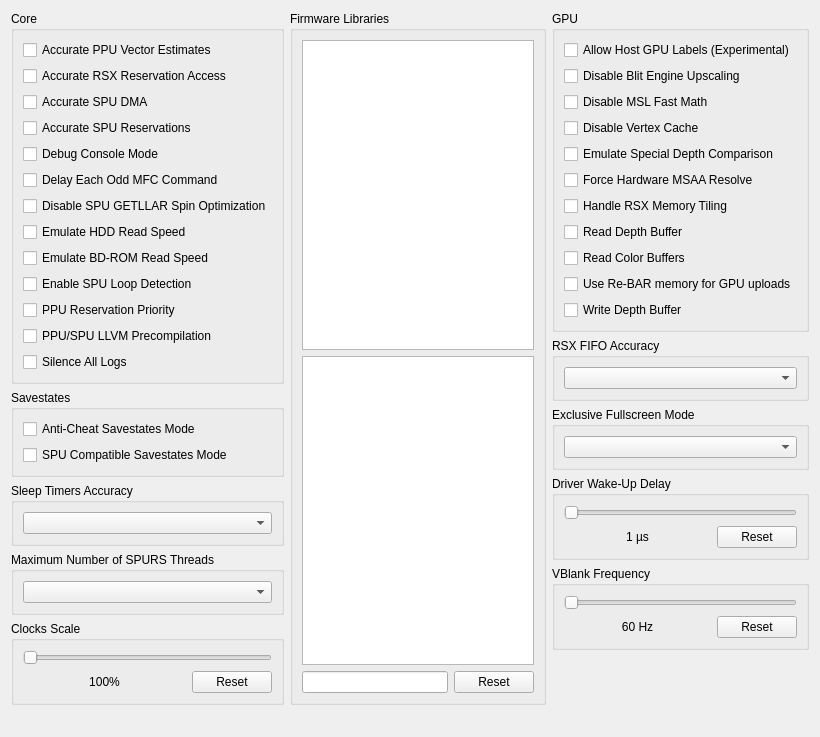
         <widget class="QWidget" name="advancedTabScrollContents">
          <property name="geometry">
           <rect>
            <x>0</x>
            <y>0</y>
            <width>820</width>
            <height>737</height>
           </rect>
          </property>
          <layout class="QVBoxLayout" name="advancedTabScrollContentsLayout">
           <item>
            <layout class="QHBoxLayout" name="advancedTabLayout" stretch="1,1,1">
             <item>
              <layout class="QVBoxLayout" name="advancedTabLayoutLeft">
               <item>
                <widget class="QGroupBox" name="gb_advanced_core">
                 <property name="sizePolicy">
                  <sizepolicy hsizetype="Preferred" vsizetype="Minimum">
                   <horstretch>0</horstretch>
                   <verstretch>0</verstretch>
                  </sizepolicy>
                 </property>
                 <property name="title">
                  <string>Core</string>
                 </property>
                 <layout class="QVBoxLayout" name="gb_advanced_core_layout">
                  <item>
                   <widget class="QCheckBox" name="accuratePPUVEST">
                    <property name="text">
                     <string>Accurate PPU Vector Estimates</string>
                    </property>
                   </widget>
                  </item>
                  <item>
                   <widget class="QCheckBox" name="accurateRSXAccess">
                    <property name="text">
                     <string>Accurate RSX Reservation Access</string>
                    </property>
                   </widget>
                  </item>
                  <item>
                   <widget class="QCheckBox" name="accurateSpuDMA">
                    <property name="text">
                     <string>Accurate SPU DMA</string>
                    </property>
                   </widget>
                  </item>
                  <item>
                   <widget class="QCheckBox" name="accurateSpuReservations">
                    <property name="text">
                     <string>Accurate SPU Reservations</string>
                    </property>
                   </widget>
                  </item>
                  <item>
                   <widget class="QCheckBox" name="debugConsoleMode">
                    <property name="text">
                     <string>Debug Console Mode</string>
                    </property>
                   </widget>
                  </item>
                  <item>
                   <widget class="QCheckBox" name="mfcDelayCommand">
                    <property name="text">
                     <string>Delay Each Odd MFC Command</string>
                    </property>
                   </widget>
                  </item>
                  <item>
                   <widget class="QCheckBox" name="disableSpinOptimization">
                    <property name="text">
                     <string>Disable SPU GETLLAR Spin Optimization</string>
                    </property>
                   </widget>
                  </item>
                  <item>
                   <widget class="QCheckBox" name="emulateHddSpeed">
                    <property name="text">
                     <string>Emulate HDD Read Speed</string>
                    </property>
                   </widget>
                  </item>
                  <item>
                   <widget class="QCheckBox" name="emulateBdvdSpeed">
                    <property name="text">
                     <string>Emulate BD-ROM Read Speed</string>
                    </property>
                   </widget>
                  </item>
                  <item>
                   <widget class="QCheckBox" name="spuLoopDetection">
                    <property name="text">
                     <string>Enable SPU Loop Detection</string>
                    </property>
                   </widget>
                  </item>
                  <item>
                   <widget class="QCheckBox" name="ppuReservationPrority">
                    <property name="text">
                     <string>PPU Reservation Priority</string>
                    </property>
                   </widget>
                  </item>
                  <item>
                   <widget class="QCheckBox" name="llvmPrecompilation">
                    <property name="text">
                     <string>PPU/SPU LLVM Precompilation</string>
                    </property>
                   </widget>
                  </item>
                  <item>
                   <widget class="QCheckBox" name="silenceAllLogs">
                    <property name="text">
                     <string>Silence All Logs</string>
                    </property>
                   </widget>
                  </item>
                 </layout>
                </widget>
               </item>
              <item>
                <widget class="QGroupBox" name="gb_advanced_savestates">
                 <property name="sizePolicy">
                  <sizepolicy hsizetype="Preferred" vsizetype="Minimum">
                   <horstretch>0</horstretch>
                   <verstretch>0</verstretch>
                  </sizepolicy>
                 </property>
                 <property name="title">
                  <string>Savestates</string>
                 </property>
                 <layout class="QVBoxLayout" name="gb_advanced_savestates_layout">
                  <item>
                   <widget class="QCheckBox" name="antiCheatSavestates">
                    <property name="text">
                     <string>Anti-Cheat Savestates Mode</string>
                    </property>
                   </widget>
                  </item>
                  <item>
                   <widget class="QCheckBox" name="compatibleSavestates">
                    <property name="text">
                     <string>SPU Compatible Savestates Mode</string>
                    </property>
                   </widget>
                  </item>
                 </layout>
                </widget>
               </item>
               <item>
                <widget class="QGroupBox" name="gb_sleep_timers_accuracy">
                 <property name="sizePolicy">
                  <sizepolicy hsizetype="Preferred" vsizetype="Minimum">
                   <horstretch>0</horstretch>
                   <verstretch>0</verstretch>
                  </sizepolicy>
                 </property>
                 <property name="title">
                  <string>Sleep Timers Accuracy</string>
                 </property>
                 <layout class="QVBoxLayout" name="gb_sleep_timers_accuracy_layout">
                  <item>
                   <widget class="QComboBox" name="sleepTimersAccuracy"/>
                  </item>
                 </layout>
                </widget>
               </item>
               <item>
                <widget class="QGroupBox" name="gb_max_spurs_threads">
                 <property name="sizePolicy">
                  <sizepolicy hsizetype="Preferred" vsizetype="Minimum">
                   <horstretch>0</horstretch>
                   <verstretch>0</verstretch>
                  </sizepolicy>
                 </property>
                 <property name="title">
                  <string>Maximum Number of SPURS Threads</string>
                 </property>
                 <layout class="QVBoxLayout" name="gb_max_spurs_threads_layout">
                  <item>
                   <widget class="QComboBox" name="maxSPURSThreads"/>
                  </item>
                 </layout>
                </widget>
               </item>
               <item>
                <widget class="QGroupBox" name="gb_clockScale">
                 <property name="sizePolicy">
                  <sizepolicy hsizetype="Preferred" vsizetype="Minimum">
                   <horstretch>0</horstretch>
                   <verstretch>0</verstretch>
                  </sizepolicy>
                 </property>
                 <property name="title">
                  <string>Clocks Scale</string>
                 </property>
                 <layout class="QVBoxLayout" name="gb_clockScale_layout">
                  <item>
                   <widget class="QSlider" name="clockScale">
                    <property name="orientation">
                     <enum>Qt::Orientation::Horizontal</enum>
                    </property>
                   </widget>
                  </item>
                  <item>
                   <layout class="QHBoxLayout" name="clockScaleLayout" stretch="1,0">
                    <item>
                     <widget class="QLabel" name="clockScaleText">
                      <property name="text">
                       <string>100%</string>
                      </property>
                      <property name="alignment">
                       <set>Qt::AlignmentFlag::AlignCenter</set>
                      </property>
                     </widget>
                    </item>
                    <item>
                     <widget class="QPushButton" name="clockScaleReset">
                      <property name="text">
                       <string>Reset</string>
                      </property>
                     </widget>
                    </item>
                   </layout>
                  </item>
                 </layout>
                </widget>
               </item>
               <item>
                <spacer name="advancedTabSpacerLeft">
                 <property name="orientation">
                  <enum>Qt::Orientation::Vertical</enum>
                 </property>
                 <property name="sizeType">
                  <enum>QSizePolicy::Policy::MinimumExpanding</enum>
                 </property>
                 <property name="sizeHint" stdset="0">
                  <size>
                   <width>0</width>
                   <height>0</height>
                  </size>
                 </property>
                </spacer>
               </item>
              </layout>
             </item>
             <item>
              <layout class="QVBoxLayout" name="advancedTabLayoutMiddle">
               <item>
                <widget class="QGroupBox" name="gb_libs">
                 <property name="title">
                  <string>Firmware Libraries</string>
                 </property>
                 <layout class="QVBoxLayout" name="gb_libs_layout">
                  <item>
                   <widget class="QListWidget" name="hleList">
                    <property name="sizePolicy">
                     <sizepolicy hsizetype="Preferred" vsizetype="Preferred">
                      <horstretch>0</horstretch>
                      <verstretch>0</verstretch>
                     </sizepolicy>
                    </property>
                    <property name="selectionMode">
                     <enum>QAbstractItemView::SelectionMode::ExtendedSelection</enum>
                    </property>
                   </widget>
                  </item>
                  <item>
                   <widget class="QListWidget" name="lleList">
                    <property name="sizePolicy">
                     <sizepolicy hsizetype="Preferred" vsizetype="Preferred">
                      <horstretch>0</horstretch>
                      <verstretch>0</verstretch>
                     </sizepolicy>
                    </property>
                    <property name="selectionMode">
                     <enum>QAbstractItemView::SelectionMode::ExtendedSelection</enum>
                    </property>
                   </widget>
                  </item>
                  <item>
                   <layout class="QHBoxLayout" name="gb_lleLibs_layout" stretch="1,0">
                    <property name="spacing">
                     <number>6</number>
                    </property>
                    <property name="sizeConstraint">
                     <enum>QLayout::SizeConstraint::SetNoConstraint</enum>
                    </property>
                    <item>
                     <widget class="QLineEdit" name="searchBox"/>
                    </item>
                    <item>
                     <widget class="QPushButton" name="resetLleList">
                      <property name="text">
                       <string>Reset</string>
                      </property>
                     </widget>
                    </item>
                   </layout>
                  </item>
                 </layout>
                </widget>
               </item>
              </layout>
             </item>
             <item>
              <layout class="QVBoxLayout" name="advancedTabLayoutRight">
               <item>
                <widget class="QGroupBox" name="gb_advanced_gpu">
                 <property name="sizePolicy">
                  <sizepolicy hsizetype="Preferred" vsizetype="Minimum">
                   <horstretch>0</horstretch>
                   <verstretch>0</verstretch>
                  </sizepolicy>
                 </property>
                 <property name="title">
                  <string>GPU</string>
                 </property>
                 <layout class="QVBoxLayout" name="gb_advanced_gpu_layout">
                  <item>
                   <widget class="QCheckBox" name="allowHostGPULabels">
                    <property name="text">
                     <string>Allow Host GPU Labels (Experimental)</string>
                    </property>
                   </widget>
                  </item>
                  <item>
                   <widget class="QCheckBox" name="blitEngineScaling">
                    <property name="text">
                     <string>Disable Blit Engine Upscaling</string>
                    </property>
                   </widget>
                  </item>
                  <item>
                   <widget class="QCheckBox" name="disableMslFastMath">
                    <property name="text">
                     <string>Disable MSL Fast Math</string>
                    </property>
                   </widget>
                  </item>
                  <item>
                   <widget class="QCheckBox" name="disableVertexCache">
                    <property name="text">
                     <string>Disable Vertex Cache</string>
                    </property>
                   </widget>
                  </item>
                  <item>
                   <widget class="QCheckBox" name="emulateDepthCompare">
                    <property name="text">
                     <string>Emulate Special Depth Comparison</string>
                    </property>
                   </widget>
                  </item>
                  <item>
                   <widget class="QCheckBox" name="forceHwMSAAResolve">
                    <property name="text">
                     <string>Force Hardware MSAA Resolve</string>
                    </property>
                   </widget>
                  </item>
                  <item>
                   <widget class="QCheckBox" name="handleTiledMemory">
                    <property name="text">
                     <string>Handle RSX Memory Tiling</string>
                    </property>
                   </widget>
                  </item>
                  <item>
                   <widget class="QCheckBox" name="readDepth">
                    <property name="text">
                     <string>Read Depth Buffer</string>
                    </property>
                   </widget>
                  </item>
                  <item>
                   <widget class="QCheckBox" name="readColor">
                    <property name="text">
                     <string>Read Color Buffers</string>
                    </property>
                   </widget>
                  </item>
                  <item>
                   <widget class="QCheckBox" name="useReBAR">
                    <property name="text">
                     <string>Use Re-BAR memory for GPU uploads</string>
                    </property>
                   </widget>
                  </item>
                  <item>
                   <widget class="QCheckBox" name="dumpDepth">
                    <property name="text">
                     <string>Write Depth Buffer</string>
                    </property>
                   </widget>
                  </item>
                 </layout>
                </widget>
               </item>
               <item>
                <widget class="QGroupBox" name="gb_rsx_fifo_accuracy">
                 <property name="sizePolicy">
                  <sizepolicy hsizetype="Preferred" vsizetype="Minimum">
                   <horstretch>0</horstretch>
                   <verstretch>0</verstretch>
                  </sizepolicy>
                 </property>
                 <property name="title">
                  <string>RSX FIFO Accuracy</string>
                 </property>
                 <layout class="QVBoxLayout" name="gb_rsx_fifo_accuracy_layout">
                  <item>
                   <widget class="QComboBox" name="FIFOAccuracy"/>
                  </item>
                 </layout>
                </widget>
               </item>
               <item>
                <widget class="QGroupBox" name="gb_exclusiveFullscreen">
                 <property name="sizePolicy">
                  <sizepolicy hsizetype="Preferred" vsizetype="Minimum">
                   <horstretch>0</horstretch>
                   <verstretch>0</verstretch>
                  </sizepolicy>
                 </property>
                 <property name="title">
                  <string>Exclusive Fullscreen Mode</string>
                 </property>
                 <layout class="QVBoxLayout" name="gb_exclusiveFullscreen_layout">
                  <item>
                   <widget class="QComboBox" name="exclusiveFullscreenMode"/>
                  </item>
                 </layout>
                </widget>
               </item>
               <item>
                <widget class="QGroupBox" name="gb_wakeupDelay">
                 <property name="sizePolicy">
                  <sizepolicy hsizetype="Preferred" vsizetype="Minimum">
                   <horstretch>0</horstretch>
                   <verstretch>0</verstretch>
                  </sizepolicy>
                 </property>
                 <property name="title">
                  <string>Driver Wake-Up Delay</string>
                 </property>
                 <layout class="QVBoxLayout" name="gb_wakeupDelay_layout">
                  <item>
                   <widget class="QSlider" name="wakeupDelay">
                    <property name="orientation">
                     <enum>Qt::Orientation::Horizontal</enum>
                    </property>
                   </widget>
                  </item>
                  <item>
                   <layout class="QHBoxLayout" name="wakeupDelayLayout" stretch="1,0">
                    <item>
                     <widget class="QLabel" name="wakeupText">
                      <property name="text">
                       <string>1 µs</string>
                      </property>
                      <property name="alignment">
                       <set>Qt::AlignmentFlag::AlignCenter</set>
                      </property>
                     </widget>
                    </item>
                    <item>
                     <widget class="QPushButton" name="wakeupReset">
                      <property name="text">
                       <string>Reset</string>
                      </property>
                     </widget>
                    </item>
                   </layout>
                  </item>
                 </layout>
                </widget>
               </item>
               <item>
                <widget class="QGroupBox" name="gb_vblank">
                 <property name="sizePolicy">
                  <sizepolicy hsizetype="Preferred" vsizetype="Minimum">
                   <horstretch>0</horstretch>
                   <verstretch>0</verstretch>
                  </sizepolicy>
                 </property>
                 <property name="title">
                  <string>VBlank Frequency</string>
                 </property>
                 <layout class="QVBoxLayout" name="gb_vblank_layout">
                  <item>
                   <widget class="QSlider" name="vblank">
                    <property name="orientation">
                     <enum>Qt::Orientation::Horizontal</enum>
                    </property>
                   </widget>
                  </item>
                  <item>
                   <layout class="QHBoxLayout" name="vBlankLayout" stretch="1,0">
                    <item>
                     <widget class="QLabel" name="vblankText">
                      <property name="text">
                       <string>60 Hz</string>
                      </property>
                      <property name="alignment">
                       <set>Qt::AlignmentFlag::AlignCenter</set>
                      </property>
                     </widget>
                    </item>
                    <item>
                     <widget class="QPushButton" name="vblankReset">
                      <property name="text">
                       <string>Reset</string>
                      </property>
                     </widget>
                    </item>
                   </layout>
                  </item>
                 </layout>
                </widget>
               </item>
               <item>
                <spacer name="advancedTabSpacerRight">
                 <property name="orientation">
                  <enum>Qt::Orientation::Vertical</enum>
                 </property>
                 <property name="sizeType">
                  <enum>QSizePolicy::Policy::MinimumExpanding</enum>
                 </property>
                 <property name="sizeHint" stdset="0">
                  <size>
                   <width>13</width>
                   <height>13</height>
                  </size>
                 </property>
                </spacer>
               </item>
              </layout>
             </item>
            </layout>
           </item>
           <item>
            <spacer name="advancedTabSpacer">
             <property name="orientation">
              <enum>Qt::Orientation::Vertical</enum>
             </property>
             <property name="sizeHint" stdset="0">
              <size>
               <width>0</width>
               <height>0</height>
              </size>
             </property>
            </spacer>
           </item>
          </layout>
         </widget>
